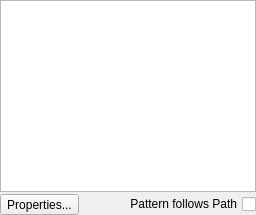
         <widget class="QWidget" name="patternStrokePage">
          <layout class="QVBoxLayout" name="verticalLayout_14">
           <property name="spacing">
            <number>2</number>
           </property>
           <property name="leftMargin">
            <number>0</number>
           </property>
           <property name="topMargin">
            <number>0</number>
           </property>
           <property name="rightMargin">
            <number>0</number>
           </property>
           <property name="bottomMargin">
            <number>0</number>
           </property>
           <item>
            <widget class="QListWidget" name="patternBoxStroke">
             <property name="movement">
              <enum>QListView::Snap</enum>
             </property>
             <property name="flow">
              <enum>QListView::LeftToRight</enum>
             </property>
             <property name="isWrapping" stdset="0">
              <bool>true</bool>
             </property>
             <property name="resizeMode">
              <enum>QListView::Adjust</enum>
             </property>
             <property name="viewMode">
              <enum>QListView::IconMode</enum>
             </property>
             <property name="wordWrap">
              <bool>true</bool>
             </property>
            </widget>
           </item>
           <item>
            <layout class="QHBoxLayout" name="horizontalLayout_11">
             <property name="spacing">
              <number>5</number>
             </property>
             <item>
              <widget class="QToolButton" name="editPatternPropsStroke">
               <property name="text">
                <string>Properties...</string>
               </property>
              </widget>
             </item>
             <item>
              <spacer name="horizontalSpacer_5">
               <property name="orientation">
                <enum>Qt::Horizontal</enum>
               </property>
               <property name="sizeHint" stdset="0">
                <size>
                 <width>40</width>
                 <height>20</height>
                </size>
               </property>
              </spacer>
             </item>
             <item>
              <widget class="QCheckBox" name="followsPath">
               <property name="layoutDirection">
                <enum>Qt::RightToLeft</enum>
               </property>
               <property name="text">
                <string>Pattern follows Path</string>
               </property>
              </widget>
             </item>
            </layout>
           </item>
          </layout>
         </widget>
